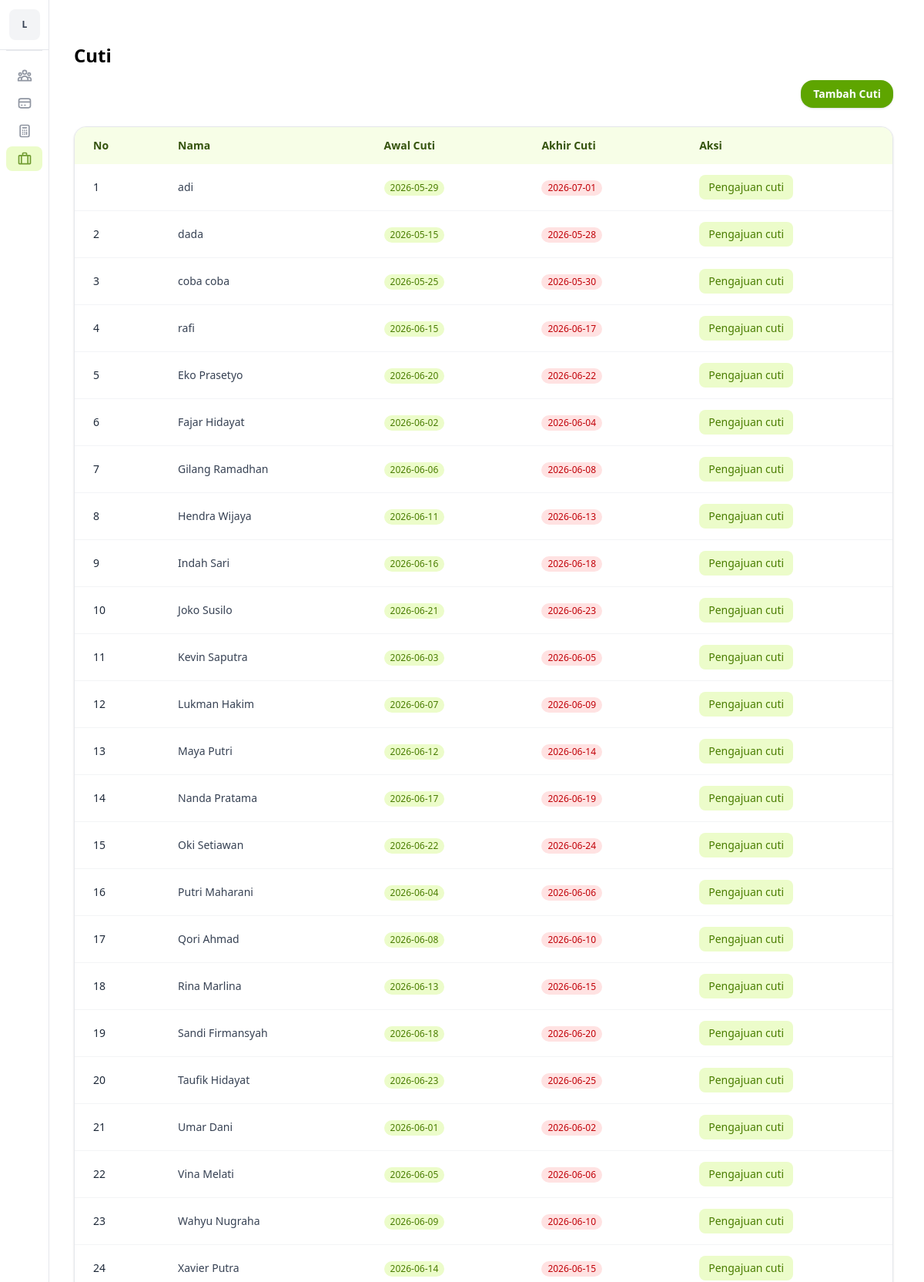
Screenshot of /cuti.php (upper part) with the database file from the repository.
### tables this page shows
CREATE TABLE `cuti` (
  `id_cuti` int NOT NULL,
  `awal_cuti` date NOT NULL,
  `akhir_cuti` date NOT NULL,
  `id_pekerja` int NOT NULL
);

CREATE TABLE `pekerja` (
  `id_pekerja` int NOT NULL,
  `nama` varchar(100) NOT NULL,
  `id_jabatan` varchar(10) NOT NULL
);

### crud/read_cuti.php (called while the page is built)
<?php
require __DIR__ . '/../config/koneksi.php';
try {
    $stmt = $koneksi->prepare("
        SELECT
            cuti.id_cuti,
            pekerja.nama,
            cuti.awal_cuti,
            cuti.akhir_cuti
        FROM cuti
        JOIN pekerja
        ON cuti.id_pekerja = pekerja.id_pekerja
    ");
    $stmt->execute();
    $result = $stmt->fetchAll(PDO::FETCH_ASSOC);
} catch(PDOException $e) {
    die("Error: " . $e->getMessage());
}

### component/tabel-cuti.php (the view)
<?php
require __DIR__ . "/../crud/read_cuti.php";
?>
<div class="overflow-x-auto rounded-2xl border border-gray-200 bg-white shadow-sm">
  <table class="min-w-full text-xs sm:text-sm">
    <thead class="bg-lime-50 text-lime-900">
      <tr>
        <th class="px-2 py-2 text-left font-semibold sm:px-3 sm:py-2.5 md:px-4 md:py-3 lg:px-6 lg:py-3.5">
          No
        </th>
        <th class="px-2 py-2 text-left font-semibold sm:px-3 sm:py-2.5 md:px-4 md:py-3 lg:px-6 lg:py-3.5">
          Nama
        </th>
        <th class="px-2 py-2 text-left font-semibold sm:px-3 sm:py-2.5 md:px-4 md:py-3 lg:px-6 lg:py-3.5">
          Awal Cuti
        </th>
        <th class="px-2 py-2 text-left font-semibold sm:px-3 sm:py-2.5 md:px-4 md:py-3 lg:px-6 lg:py-3.5">
          Akhir Cuti
        </th>
        <th class="px-2 py-2 text-left font-semibold sm:px-3 sm:py-2.5 md:px-4 md:py-3 lg:px-6 lg:py-3.5">
          Aksi
        </th>
      </tr>
    </thead>
    <tbody class="divide-y divide-gray-100">
      <?php foreach ($result as $index => $item) : ?>
      <tr class="transition hover:bg-lime-50">
        <td class="px-2 py-2 sm:px-3 sm:py-2.5 md:px-4 md:py-3 lg:px-6 lg:py-3.5">
          <div class="font-medium text-gray-800">
            <?php echo $index + 1 ?>
          </div>
        </td>
        <td class="px-2 py-2 text-gray-700 sm:px-3 sm:py-2.5 md:px-4 md:py-3 lg:px-6 lg:py-3.5">
          <?php echo $item["nama"] ?>
        </td>
        <td class="px-2 py-2 text-gray-700 sm:px-3 sm:py-2.5 md:px-4 md:py-3 lg:px-6 lg:py-3.5">
          <span class="inline-block rounded-full bg-lime-100 px-2 py-0.5 text-xs font-medium text-lime-700">
            <?php echo $item["awal_cuti"] ?>
          </span>
        </td>
        <td class="px-2 py-2 text-gray-700 sm:px-3 sm:py-2.5 md:px-4 md:py-3 lg:px-6 lg:py-3.5">
          <span class="inline-block rounded-full bg-red-100 px-2 py-0.5 text-xs font-medium text-red-700">
            <?php echo $item["akhir_cuti"] ?>
          </span>
        </td>
        <td class="px-2 py-2 text-right sm:px-3 sm:py-2.5 md:px-4 md:py-3 lg:px-6 lg:py-3.5">
            <button class="block rounded-lg bg-lime-100 px-2 py-1 text-xs font-medium text-lime-700 transition hover:bg-lime-200 sm:px-3 sm:py-1.5 sm:text-sm">
              Pengajuan cuti
            </button>
        </td>
      </tr>
      <?php endforeach; ?>
    </tbody>
  </table>
</div>

### rows the page displays
cuti: id_pekerja.nama "adi", awal_cuti "2026-05-29", akhir_cuti "2026-07-01"
cuti: id_pekerja.nama "dada", awal_cuti "2026-05-15", akhir_cuti "2026-05-28"
cuti: id_pekerja.nama "coba coba", awal_cuti "2026-05-25", akhir_cuti "2026-05-30"
cuti: id_pekerja.nama "rafi", awal_cuti "2026-06-15", akhir_cuti "2026-06-17"
cuti: id_pekerja.nama "Eko Prasetyo", awal_cuti "2026-06-20", akhir_cuti "2026-06-22"
cuti: id_pekerja.nama "Fajar Hidayat", awal_cuti "2026-06-02", akhir_cuti "2026-06-04"
cuti: id_pekerja.nama "Gilang Ramadhan", awal_cuti "2026-06-06", akhir_cuti "2026-06-08"
cuti: id_pekerja.nama "Hendra Wijaya", awal_cuti "2026-06-11", akhir_cuti "2026-06-13"
cuti: id_pekerja.nama "Indah Sari", awal_cuti "2026-06-16", akhir_cuti "2026-06-18"
cuti: id_pekerja.nama "Joko Susilo", awal_cuti "2026-06-21", akhir_cuti "2026-06-23"
cuti: id_pekerja.nama "Kevin Saputra", awal_cuti "2026-06-03", akhir_cuti "2026-06-05"
cuti: id_pekerja.nama "Lukman Hakim", awal_cuti "2026-06-07", akhir_cuti "2026-06-09"
cuti: id_pekerja.nama "Maya Putri", awal_cuti "2026-06-12", akhir_cuti "2026-06-14"
cuti: id_pekerja.nama "Nanda Pratama", awal_cuti "2026-06-17", akhir_cuti "2026-06-19"
cuti: id_pekerja.nama "Oki Setiawan", awal_cuti "2026-06-22", akhir_cuti "2026-06-24"
cuti: id_pekerja.nama "Putri Maharani", awal_cuti "2026-06-04", akhir_cuti "2026-06-06"
cuti: id_pekerja.nama "Qori Ahmad", awal_cuti "2026-06-08", akhir_cuti "2026-06-10"
cuti: id_pekerja.nama "Rina Marlina", awal_cuti "2026-06-13", akhir_cuti "2026-06-15"
cuti: id_pekerja.nama "Sandi Firmansyah", awal_cuti "2026-06-18", akhir_cuti "2026-06-20"
cuti: id_pekerja.nama "Taufik Hidayat", awal_cuti "2026-06-23", akhir_cuti "2026-06-25"
cuti: id_pekerja.nama "Umar Dani", awal_cuti "2026-06-01", akhir_cuti "2026-06-02"
cuti: id_pekerja.nama "Vina Melati", awal_cuti "2026-06-05", akhir_cuti "2026-06-06"
cuti: id_pekerja.nama "Wahyu Nugraha", awal_cuti "2026-06-09", akhir_cuti "2026-06-10"
cuti: id_pekerja.nama "Xavier Putra", awal_cuti "2026-06-14", akhir_cuti "2026-06-15"
